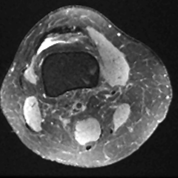
#> input picture python/source_mri.png, 178 x 178 px
$ python generate_inputs.py
#> lines starting #> are read from the running program, lines starting #| are printed output that depends on the picture
#!/usr/bin/env python3
"""
Create the noisy medical test image for the Verilog simulation.

  python generate_inputs.py                 -> 256x256 knee-MRI style image, 6% salt & pepper
  python generate_inputs.py --size 64       -> small/quick image (also set WIDTH/HEIGHT=64 in the testbenches)
  python generate_inputs.py --source my.png -> use your own grayscale/RGB medical image instead

Writes (into ../sim):
  input_image.txt   one 8-bit pixel per line, hex, row-major  (what the testbenches read)
  input_image.png   same image as a PNG so you can look at it
"""
import argparse, os
import numpy as np
from PIL import Image

HERE = os.path.dirname(os.path.abspath(__file__))
SIM = os.path.join(HERE, "..", "sim")


def write_hex(img, path):
    with open(path, "w") as f:
        for v in img.flatten():
            f.write("%02x\n" % int(v))


def main():
    ap = argparse.ArgumentParser()
    ap.add_argument("--size", type=int, default=256)
    ap.add_argument("--source", default=os.path.join(HERE, "source_mri.png"))
    ap.add_argument("--noise", type=float, default=0.06, help="fraction of pixels hit by salt/pepper")
    ap.add_argument("--peak", type=int, default=110, help="brightest tissue level (raw MRI is dark)")
    ap.add_argument("--seed", type=int, default=7)
    a = ap.parse_args()

    n = a.size
    src = Image.open(a.source).convert("L").resize((n, n), Image.BICUBIC)
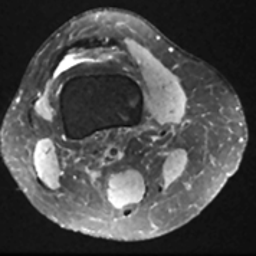
#> src: PIL image 256x256 L; min 2, max 255, mean 75.6
    clean = np.asarray(src, dtype=np.float64)

    # Make it look like a raw (dim, low-contrast) scan: compress the range to 0..peak
    raw = np.round(clean / max(clean.max(), 1) * a.peak).astype(np.uint8)
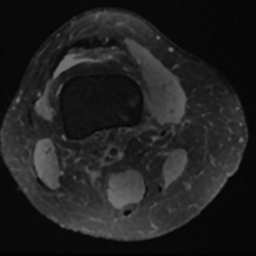
#> raw: shape (256, 256); min 1, max 110, mean 32.6

    rng = np.random.default_rng(a.seed)
    noisy = raw.copy()
    r = rng.random(raw.shape)
    noisy[r < a.noise / 2] = 0          # pepper
    noisy[(r >= a.noise / 2) & (r < a.noise)] = 255   # salt
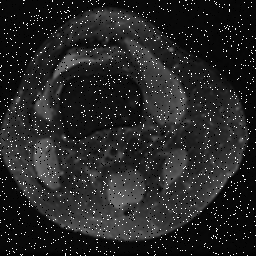
#> noisy: shape (256, 256); min 0, max 255, mean 38.2

    os.makedirs(SIM, exist_ok=True)
    write_hex(noisy, os.path.join(SIM, "input_image.txt"))
#> the loop in write_hex, `for v in img.flatten():` made 65536 passes
#> v on passes 1 to 3: 9, 9, 9
    Image.fromarray(noisy).save(os.path.join(SIM, "input_image.png"))
    Image.fromarray(raw).save(os.path.join(SIM, "reference_clean_dim.png"))
    print("wrote %dx%d image: %d pixels, %.1f%% corrupted" %
          (n, n, n * n, 100.0 * np.mean(noisy != raw)))
#| wrote 256x256 image: 65536 pixels, 5.9% corrupted


if __name__ == "__main__":
    main()
